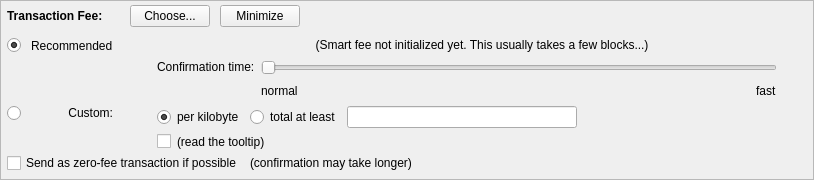
         <widget class="QFrame" name="frameFee">
          <property name="sizePolicy">
           <sizepolicy hsizetype="Expanding" vsizetype="Expanding">
            <horstretch>0</horstretch>
            <verstretch>0</verstretch>
           </sizepolicy>
          </property>
          <property name="maximumSize">
           <size>
            <width>16777215</width>
            <height>16777215</height>
           </size>
          </property>
          <property name="frameShape">
           <enum>QFrame::StyledPanel</enum>
          </property>
          <property name="frameShadow">
           <enum>QFrame::Sunken</enum>
          </property>
          <layout class="QVBoxLayout" name="verticalLayoutFee1">
           <property name="spacing">
            <number>0</number>
           </property>
           <property name="leftMargin">
            <number>0</number>
           </property>
           <property name="topMargin">
            <number>0</number>
           </property>
           <property name="rightMargin">
            <number>0</number>
           </property>
           <property name="bottomMargin">
            <number>0</number>
           </property>
           <item>
            <layout class="QVBoxLayout" name="verticalLayoutFee2" stretch="0,0,0">
             <property name="spacing">
              <number>0</number>
             </property>
             <property name="leftMargin">
              <number>6</number>
             </property>
             <property name="topMargin">
              <number>0</number>
             </property>
             <property name="rightMargin">
              <number>6</number>
             </property>
             <item>
              <layout class="QHBoxLayout" name="horizontalLayoutFee1">
               <property name="bottomMargin">
                <number>0</number>
               </property>
               <item>
                <layout class="QVBoxLayout" name="verticalLayoutFee7">
                 <property name="spacing">
                  <number>0</number>
                 </property>
                 <item>
                  <spacer name="verticalSpacerSmartFee">
                   <property name="orientation">
                    <enum>Qt::Vertical</enum>
                   </property>
                   <property name="sizeType">
                    <enum>QSizePolicy::Fixed</enum>
                   </property>
                   <property name="sizeHint" stdset="0">
                    <size>
                     <width>1</width>
                     <height>4</height>
                    </size>
                   </property>
                  </spacer>
                 </item>
                 <item>
                  <layout class="QHBoxLayout" name="horizontalLayoutSmartFee">
                   <property name="spacing">
                    <number>10</number>
                   </property>
                   <item>
                    <widget class="QLabel" name="labelFeeHeadline">
                     <property name="sizePolicy">
                      <sizepolicy hsizetype="Preferred" vsizetype="Maximum">
                       <horstretch>0</horstretch>
                       <verstretch>0</verstretch>
                      </sizepolicy>
                     </property>
                     <property name="font">
                      <font>
                       <weight>75</weight>
                       <bold>true</bold>
                      </font>
                     </property>
                     <property name="styleSheet">
                      <string notr="true">font-weight:bold;</string>
                     </property>
                     <property name="text">
                      <string>Transaction Fee:</string>
                     </property>
                    </widget>
                   </item>
                   <item>
                    <widget class="QLabel" name="labelFeeMinimized">
                     <property name="text">
                      <string/>
                     </property>
                    </widget>
                   </item>
                   <item>
                    <widget class="QPushButton" name="buttonChooseFee">
                     <property name="text">
                      <string>Choose...</string>
                     </property>
                    </widget>
                   </item>
                   <item>
                    <widget class="QPushButton" name="buttonMinimizeFee">
                     <property name="toolTip">
                      <string>collapse fee-settings</string>
                     </property>
                     <property name="text">
                      <string>Minimize</string>
                     </property>
                    </widget>
                   </item>
                  </layout>
                 </item>
                 <item>
                  <spacer name="verticalSpacer_5">
                   <property name="orientation">
                    <enum>Qt::Vertical</enum>
                   </property>
                   <property name="sizeHint" stdset="0">
                    <size>
                     <width>1</width>
                     <height>1</height>
                    </size>
                   </property>
                  </spacer>
                 </item>
                </layout>
               </item>
               <item>
                <spacer name="horizontalSpacer_4">
                 <property name="orientation">
                  <enum>Qt::Horizontal</enum>
                 </property>
                 <property name="sizeHint" stdset="0">
                  <size>
                   <width>40</width>
                   <height>20</height>
                  </size>
                 </property>
                </spacer>
               </item>
              </layout>
             </item>
             <item>
              <widget class="QFrame" name="frameFeeSelection">
               <layout class="QVBoxLayout" name="verticalLayoutFee12">
                <property name="spacing">
                 <number>0</number>
                </property>
                <property name="leftMargin">
                 <number>0</number>
                </property>
                <property name="topMargin">
                 <number>0</number>
                </property>
                <property name="rightMargin">
                 <number>0</number>
                </property>
                <property name="bottomMargin">
                 <number>0</number>
                </property>
                <item>
                 <layout class="QGridLayout" name="gridLayoutFee">
                  <property name="topMargin">
                   <number>10</number>
                  </property>
                  <property name="bottomMargin">
                   <number>4</number>
                  </property>
                  <property name="horizontalSpacing">
                   <number>10</number>
                  </property>
                  <property name="verticalSpacing">
                   <number>4</number>
                  </property>
                  <item row="2" column="4">
                   <layout class="QVBoxLayout" name="verticalLayoutFee8">
                    <property name="spacing">
                     <number>6</number>
                    </property>
                    <item>
                     <layout class="QHBoxLayout" name="horizontalLayoutFee13">
                      <item>
                       <widget class="QRadioButton" name="radioCustomPerKilobyte">
                        <property name="toolTip">
                         <string>If the custom fee is set to 1000 uPIVs and the transaction is only 250 bytes, then &quot;per kilobyte&quot; only pays 250 uPIVs in fee,&lt;br /&gt;while &quot;at least&quot; pays 1000 uPIVs. For transactions bigger than a kilobyte both pay by kilobyte.</string>
                        </property>
                        <property name="text">
                         <string>per kilobyte</string>
                        </property>
                        <property name="checked">
                         <bool>true</bool>
                        </property>
                        <attribute name="buttonGroup">
                         <string notr="true">groupCustomFee</string>
                        </attribute>
                       </widget>
                      </item>
                      <item>
                       <widget class="QRadioButton" name="radioCustomAtLeast">
                        <property name="toolTip">
                         <string>If the custom fee is set to 1000 uPIVs and the transaction is only 250 bytes, then &quot;per kilobyte&quot; only pays 250 uPIVs in fee,&lt;br /&gt;while &quot;total at least&quot; pays 1000 uPIVs. For transactions bigger than a kilobyte both pay by kilobyte.</string>
                        </property>
                        <property name="text">
                         <string>total at least</string>
                        </property>
                        <attribute name="buttonGroup">
                         <string notr="true">groupCustomFee</string>
                        </attribute>
                       </widget>
                      </item>
                      <item>
                       <widget class="BitcoinAmountField" name="customFee"/>
                      </item>
                      <item>
                       <spacer name="horizontalSpacer_6">
                        <property name="orientation">
                         <enum>Qt::Horizontal</enum>
                        </property>
                        <property name="sizeHint" stdset="0">
                         <size>
                          <width>1</width>
                          <height>1</height>
                         </size>
                        </property>
                       </spacer>
                      </item>
                     </layout>
                    </item>
                    <item>
                     <layout class="QHBoxLayout" name="horizontalLayoutFee8">
                      <item>
                       <widget class="QCheckBox" name="checkBoxMinimumFee">
                        <property name="toolTip">
                         <string>Paying only the minimum fee is just fine as long as there is less transaction volume than space in the blocks.&lt;br /&gt;But be aware that this can end up in a never confirming transaction once there is more demand for PIVX transactions than the network can process.</string>
                        </property>
                        <property name="text">
                         <string/>
                        </property>
                       </widget>
                      </item>
                      <item>
                       <widget class="QLabel" name="labelMinFeeWarning">
                        <property name="enabled">
                         <bool>true</bool>
                        </property>
                        <property name="toolTip">
                         <string>Paying only the minimum fee is just fine as long as there is less transaction volume than space in the blocks.&lt;br /&gt;But be aware that this can end up in a never confirming transaction once there is more demand for PIVX transactions than the network can process.</string>
                        </property>
                        <property name="text">
                         <string>(read the tooltip)</string>
                        </property>
                        <property name="margin">
                         <number>5</number>
                        </property>
                       </widget>
                      </item>
                      <item>
                       <spacer name="horizontalSpacer_2">
                        <property name="orientation">
                         <enum>Qt::Horizontal</enum>
                        </property>
                        <property name="sizeHint" stdset="0">
                         <size>
                          <width>1</width>
                          <height>1</height>
                         </size>
                        </property>
                       </spacer>
                      </item>
                     </layout>
                    </item>
                   </layout>
                  </item>
                  <item row="1" column="0">
                   <layout class="QVBoxLayout" name="verticalLayoutFee4" stretch="1">
                    <item>
                     <spacer name="verticalSpacer_2">
                      <property name="orientation">
                       <enum>Qt::Vertical</enum>
                      </property>
                      <property name="sizeHint" stdset="0">
                       <size>
                        <width>1</width>
                        <height>1</height>
                       </size>
                      </property>
                     </spacer>
                    </item>
                   </layout>
                  </item>
                  <item row="2" column="0">
                   <layout class="QVBoxLayout" name="verticalLayoutFee9" stretch="0,1">
                    <item>
                     <widget class="QRadioButton" name="radioCustomFee">
                      <property name="text">
                       <string/>
                      </property>
                      <attribute name="buttonGroup">
                       <string notr="true">groupFee</string>
                      </attribute>
                     </widget>
                    </item>
                    <item>
                     <spacer name="verticalSpacer_6">
                      <property name="orientation">
                       <enum>Qt::Vertical</enum>
                      </property>
                      <property name="sizeHint" stdset="0">
                       <size>
                        <width>1</width>
                        <height>1</height>
                       </size>
                      </property>
                     </spacer>
                    </item>
                   </layout>
                  </item>
                  <item row="1" column="4">
                   <layout class="QVBoxLayout" name="verticalLayoutFee3" stretch="0,0,1">
                    <property name="spacing">
                     <number>6</number>
                    </property>
                    <property name="topMargin">
                     <number>2</number>
                    </property>
                    <item>
                     <layout class="QHBoxLayout" name="horizontalLayoutFee12">
                      <item>
                       <spacer name="horizontalSpacer_5">
                        <property name="orientation">
                         <enum>Qt::Horizontal</enum>
                        </property>
                        <property name="sizeHint" stdset="0">
                         <size>
                          <width>1</width>
                          <height>1</height>
                         </size>
                        </property>
                       </spacer>
                      </item>
                     </layout>
                    </item>
                    <item>
                     <layout class="QHBoxLayout" name="horizontalLayoutFee9">
                      <item>
                       <layout class="QVBoxLayout" name="verticalLayoutFee6">
                        <item>
                         <widget class="QLabel" name="labelSmartFee3">
                          <property name="text">
                           <string>Confirmation time:</string>
                          </property>
                          <property name="margin">
                           <number>2</number>
                          </property>
                         </widget>
                        </item>
                        <item>
                         <spacer name="verticalSpacer_3">
                          <property name="orientation">
                           <enum>Qt::Vertical</enum>
                          </property>
                          <property name="sizeHint" stdset="0">
                           <size>
                            <width>1</width>
                            <height>1</height>
                           </size>
                          </property>
                         </spacer>
                        </item>
                       </layout>
                      </item>
                      <item>
                       <layout class="QVBoxLayout" name="verticalLayoutFee5">
                        <property name="rightMargin">
                         <number>30</number>
                        </property>
                        <item>
                         <widget class="QSlider" name="sliderSmartFee">
                          <property name="minimum">
                           <number>0</number>
                          </property>
                          <property name="maximum">
                           <number>24</number>
                          </property>
                          <property name="pageStep">
                           <number>1</number>
                          </property>
                          <property name="value">
                           <number>0</number>
                          </property>
                          <property name="orientation">
                           <enum>Qt::Horizontal</enum>
                          </property>
                          <property name="invertedAppearance">
                           <bool>false</bool>
                          </property>
                          <property name="invertedControls">
                           <bool>false</bool>
                          </property>
                          <property name="tickPosition">
                           <enum>QSlider::NoTicks</enum>
                          </property>
                         </widget>
                        </item>
                        <item>
                         <layout class="QHBoxLayout" name="horizontalLayoutFee10">
                          <item>
                           <widget class="QLabel" name="labelSmartFeeNormal">
                            <property name="text">
                             <string>normal</string>
                            </property>
                           </widget>
                          </item>
                          <item>
                           <spacer name="horizontalSpacer_3">
                            <property name="orientation">
                             <enum>Qt::Horizontal</enum>
                            </property>
                            <property name="sizeHint" stdset="0">
                             <size>
                              <width>40</width>
                              <height>20</height>
                             </size>
                            </property>
                           </spacer>
                          </item>
                          <item>
                           <widget class="QLabel" name="labelSmartFeeFast">
                            <property name="text">
                             <string>fast</string>
                            </property>
                           </widget>
                          </item>
                         </layout>
                        </item>
                       </layout>
                      </item>
                     </layout>
                    </item>
                    <item>
                     <spacer name="verticalSpacer_4">
                      <property name="orientation">
                       <enum>Qt::Vertical</enum>
                      </property>
                      <property name="sizeHint" stdset="0">
                       <size>
                        <width>1</width>
                        <height>1</height>
                       </size>
                      </property>
                     </spacer>
                    </item>
                   </layout>
                  </item>
                  <item row="0" column="1">
                   <widget class="QLabel" name="labelSmartFee_2">
                    <property name="text">
                     <string>Recommended</string>
                    </property>
                   </widget>
                  </item>
                  <item row="0" column="0">
                   <widget class="QRadioButton" name="radioSmartFee">
                    <property name="text">
                     <string/>
                    </property>
                    <property name="checked">
                     <bool>true</bool>
                    </property>
                    <attribute name="buttonGroup">
                     <string notr="true">groupFee</string>
                    </attribute>
                   </widget>
                  </item>
                  <item row="2" column="1">
                   <widget class="QLabel" name="labelCustomFee">
                    <property name="text">
                     <string>Custom:</string>
                    </property>
                    <property name="alignment">
                     <set>Qt::AlignRight|Qt::AlignTop|Qt::AlignTrailing</set>
                    </property>
                   </widget>
                  </item>
                  <item row="0" column="2">
                   <widget class="QLabel" name="labelSmartFee">
                    <property name="text">
                     <string/>
                    </property>
                    <property name="margin">
                     <number>2</number>
                    </property>
                   </widget>
                  </item>
                  <item row="0" column="3">
                   <widget class="QLabel" name="labelFeeEstimation">
                    <property name="text">
                     <string/>
                    </property>
                   </widget>
                  </item>
                  <item row="0" column="4">
                   <widget class="QLabel" name="labelSmartFee2">
                    <property name="text">
                     <string>(Smart fee not initialized yet. This usually takes a few blocks...)</string>
                    </property>
                    <property name="alignment">
                     <set>Qt::AlignHCenter</set>
                    </property>
                    <property name="wordWrap">
                     <bool>true</bool>
                    </property>
                    <property name="margin">
                     <number>2</number>
                    </property>
                   </widget>
                  </item>
                 </layout>
                </item>
                <item>
                 <layout class="QHBoxLayout" name="horizontalLayoutFee5" stretch="0,0,0">
                  <property name="spacing">
                   <number>8</number>
                  </property>
                  <property name="bottomMargin">
                   <number>4</number>
                  </property>
                  <item>
                   <widget class="QCheckBox" name="checkBoxFreeTx">
                    <property name="text">
                     <string>Send as zero-fee transaction if possible</string>
                    </property>
                   </widget>
                  </item>
                  <item>
                   <widget class="QLabel" name="labelFreeTx">
                    <property name="text">
                     <string>(confirmation may take longer)</string>
                    </property>
                    <property name="margin">
                     <number>5</number>
                    </property>
                   </widget>
                  </item>
                  <item>
                   <spacer name="horizontalSpacerFee5">
                    <property name="orientation">
                     <enum>Qt::Horizontal</enum>
                    </property>
                    <property name="sizeHint" stdset="0">
                     <size>
                      <width>1</width>
                      <height>1</height>
                     </size>
                    </property>
                   </spacer>
                  </item>
                 </layout>
                </item>
                <item>
                 <spacer name="verticalSpacerFee2">
                  <property name="orientation">
                   <enum>Qt::Vertical</enum>
                  </property>
                  <property name="sizeHint" stdset="0">
                   <size>
                    <width>1</width>
                    <height>1</height>
                   </size>
                  </property>
                 </spacer>
                </item>
               </layout>
              </widget>
             </item>
             <item>
              <spacer name="verticalSpacerFee">
               <property name="orientation">
                <enum>Qt::Vertical</enum>
               </property>
               <property name="sizeHint" stdset="0">
                <size>
                 <width>800</width>
                 <height>1</height>
                </size>
               </property>
              </spacer>
             </item>
            </layout>
           </item>
          </layout>
         </widget>
